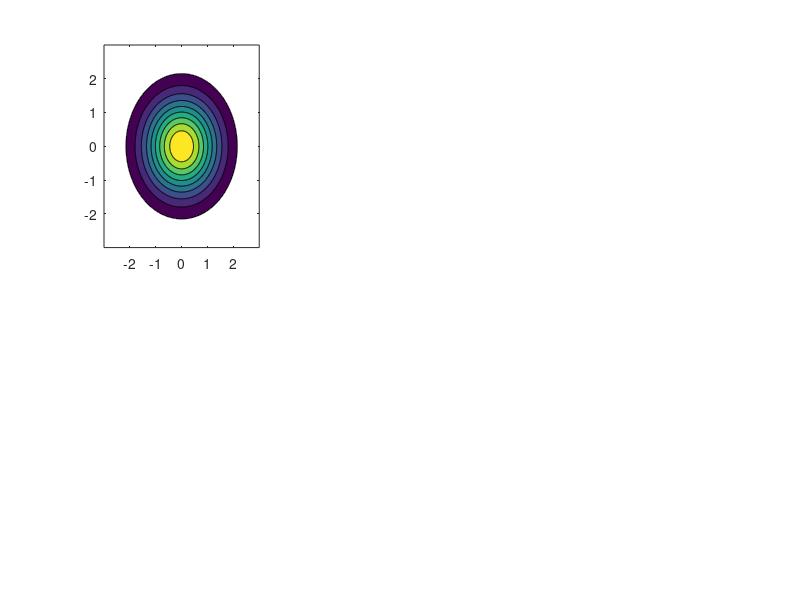

The MATLAB script that drew this image: (Note: this script raises an error after producing the figure.)
function sparsePostPlot
% Code for Plotting Gauss, Laplace and "Very Sparse" Prior and Posterior
%PMTKauthor Florian Steinke 2005


% define fine grid to evalute distributions
%(grid extends outside the targeted field of view for a better 
% normalisation of the distributions!)
ext = 3; pext = 10; N = 1000; 
h = (2*pext)/(N-1);
x = -pext:h:pext;
ii = find(x >= -ext & x <= ext);
[x,y] = meshgrid(x,x);

% compute prior distributions and likelihood
tau = sqrt(2);
p_L =  tau^2/4*exp(-tau*(abs(x)+abs(y))); % prior Laplace as matrix

sigma = 1;
p_G = 1/sqrt(2*pi)^2/sigma^2*exp(-1/2/sigma^2*(x.^2+y.^2)); % prior Gauss as matrix

alpha = 0.4; 
p_S =  5.6447^2 * exp(-4.2628*(abs(x).^alpha+abs(y).^alpha)); % prior very sparse

% likelihood as matrix
m = [0;1]; d = [0.5,1]; scale = 10;
p_like = 1/sqrt(2*pi)^2*exp(-scale * ((x - m(1)) * d(1) + (y - m(2)) * d(2)).^2);
% p_like = p_like / sum(p_like(:));

% plot via contours
for i = 1:3
    % plot prior
    subplot(2,3,i)
    if i == 1, p = p_G; elseif i == 2, p = p_L; else p = p_S; end
    
    makeplot(p,x,y,ext,h,ii)
    hold on
    contour(x,y,p_like,1,'k');
    hold off
    caxis([0,1]);

    % plot poterior
    subplot(2,3,i+3)
    post = p.*p_like;
    post = post / sum(post(:));
    makeplot(post,x,y,ext,h,ii)
end

printPmtkFigure('sparsePost')

function makeplot(p,x,y,ext,h,ii)
cla
p = p / sum(p(:));
[v,levels] = plevels(p);
caxis([0,1]);
[C,h] = contourf(x(ii,ii),y(ii,ii),p(ii,ii),v); % ii = only plot interior
% clabel(levels)
labels = getlabels(C);
for i = 1:length(h)
    ind = find(abs(v-labels(i)) < 1e-6*max(v));
    if length(ind) ~= 1, error('Shit'), end;
    set(h(i),'CData',1-levels(ind),'Edgecolor','none');
end
hold on
line([[0 -ext];[0 ext]],[[-ext 0];[ext 0]],'Color','black');
hold off
axis equal
axis tight
% colorbar
axis off
caxis([0,1]);


function labels = getlabels(CS)
%GETLABELS Get contour labels
v = []; i =1;
while i < size(CS,2), 
  v = [v,CS(1,i)];
  i = i+CS(2,i)+1;
end
labels = v;

function [v,levels] = plevels(p)
% get probability values for which 10%, 20% of all points are above/below
% this level ( = quantiles)
thres = (1:-0.001:0)*max(p(:));
mass = zeros(length(thres),1);
for i = 1:length(thres)
    ii = p > thres(i);
    mass(i) = sum(p(ii));
end
levels = sort([0.1:0.1:0.9],'ascend');
for i = 1:length(levels)
    v(i) = interpolate(mass,thres,levels(i));
end

function ya = interpolate(x,y,a)
if a <= x(1)
    ya = y(1);
elseif a >= x(end)
    ya = y(end);
else
    dx = x(2:end)-x(1:end-1);
    ii = sum(x <= a);
    lambda = (a - x(ii)) /dx(ii);
    ya =  ((1-lambda/2)*y(ii)+lambda/2*y(ii+1));
end
